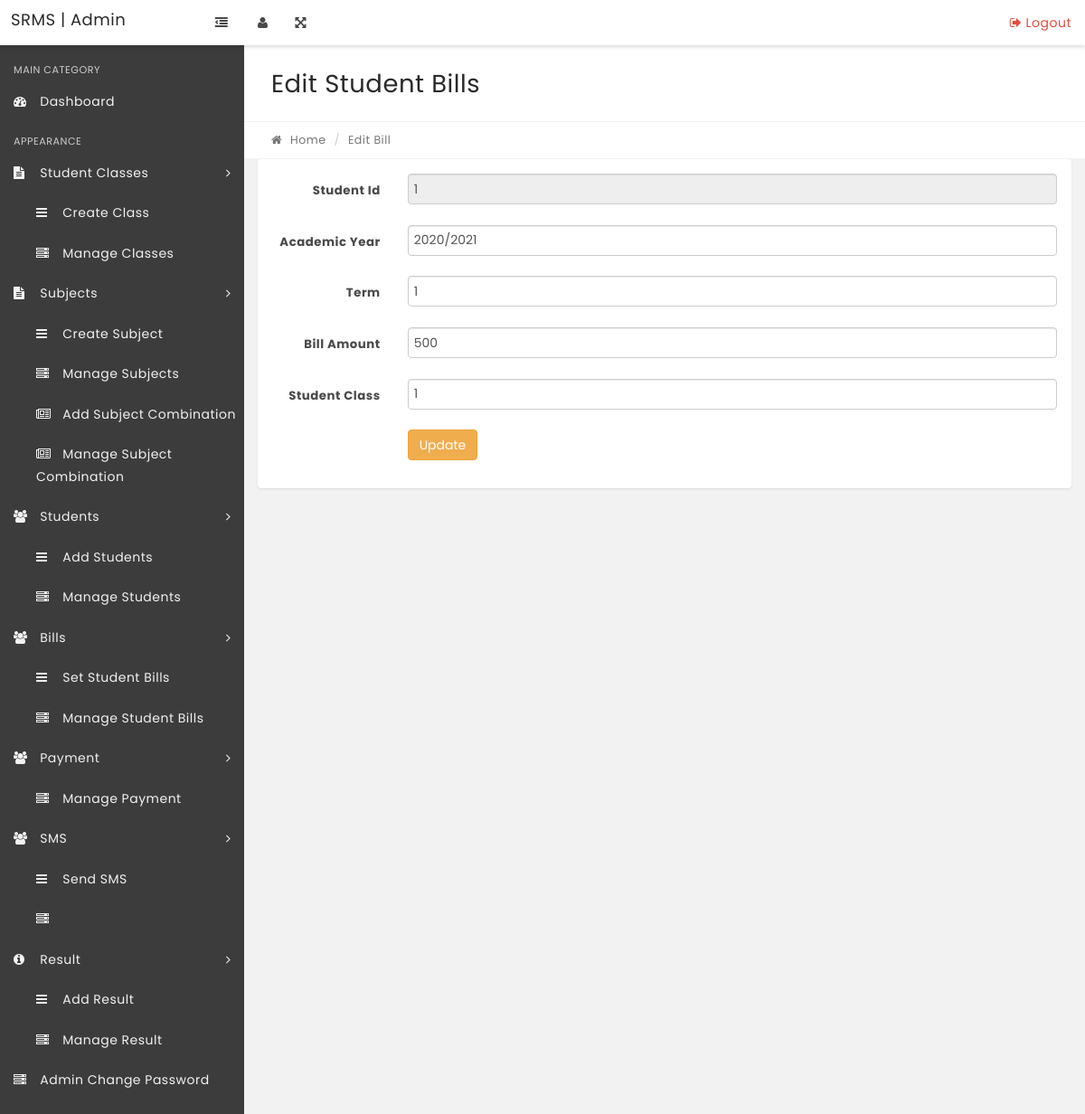
Screenshot of /edit-bill.php?id=1 with the database file from the repository.
### tables this page shows
CREATE TABLE `tblbills` (
  `id` int(11) NOT NULL,
  `studentNumber` varchar(250) DEFAULT NULL,
  `academicYear` varchar(250) DEFAULT NULL,
  `term` int(250) DEFAULT NULL,
  `billamount` varchar(250) DEFAULT NULL,
  `studentClass` varchar(250) DEFAULT NULL
);

### edit-bill.php (the view, shortened to what this page needs)
<?php
include('includes/config.php');
if (strlen($_SESSION['alogin']) == "") {
    header("Location: index.php");
} else {
    $id = intval($_GET['id']);
}
?>
    <!DOCTYPE html>
    <html lang="en">
    <head>
                <link rel="stylesheet" href="css/bootstrap.min.css" media="screen">
                <link rel="stylesheet" href="css/font-awesome.min.css" media="screen">
                <link rel="stylesheet" href="css/animate-css/animate.min.css" media="screen">
                <link rel="stylesheet" href="css/lobipanel/lobipanel.min.css" media="screen">
                <link rel="stylesheet" href="css/prism/prism.css" media="screen">
                <link rel="stylesheet" href="css/select2/select2.min.css">
                <link rel="stylesheet" href="css/main.css" media="screen">
    </head>
    <body class="top-navbar-fixed">
        <div class="main-wrapper">
            <?php include('includes/topbar.php'); ?>
            <div class="content-wrapper">
                <div class="content-container">
                    <?php include('includes/leftbar.php'); ?>
                    <div class="main-page">
                        <div class="container-fluid">
                            <div class="row page-title-div">
                                <div class="col-md-6">
                                    <h2 class="title">Edit Student Bills</h2>
                                </div>
                            </div>
                            <div class="row breadcrumb-div">
                                <div class="col-md-6">
                                    <ul class="breadcrumb">
                                        <li><a href="dashboard.php"><i class="fa fa-home"></i> Home</a></li>
                                        <li class="active">Edit Bill</li>
                                    </ul>
                                </div>
                            </div>
                        </div>
                        <div class="container-fluid">
                            <div class="row">
                                <div class="col-md-12">
                                    <div class="panel">
                                        <div class="panel-body">
                                            <form class="form-horizontal" method="post">
                                                <?php
                                               $sql = "SELECT * From tblbills where id=:id";
                                               $query = $dbh->prepare($sql);
                                                $query->bindParam(':id', $id, PDO::PARAM_STR);
                                                $query->execute();
                                                $results = $query->fetchAll(PDO::FETCH_OBJ);
                                                if ($query->rowCount() > 0) {
                                                    foreach ($results as $result) {  ?>
                                                        <div class="form-group">
                                                            <label for="default" class="col-sm-2 control-label">Student Id</label>
                                                            <div class="col-sm-10">
                                                            <input type="number" name="studentNumber" class="form-control" id="studentNumber" value="<?php echo htmlentities($result->studentNumber) ?>" required="required" autocomplete="off" readonly>
                                                            </div>
                                                        </div>
                                                        <div class="form-group">
                                                            <label for="default" class="col-sm-2 control-label">Academic Year</label>
                                                            <div class="col-sm-10">
                                                                <input type="text" name="academicYear" class="form-control" id="academicYear" value="<?php echo htmlentities($result->academicYear) ?>" required="required" autocomplete="off">
                                                            </div>
                                                        </div>
                                                        <div class="form-group">
                                                            <label for="default" class="col-sm-2 control-label">Term</label>
                                                            <div class="col-sm-10">
                                                                <input type="number" name="term" class="form-control" id="term" value="<?php echo htmlentities($result->term) ?>" required="required" autocomplete="off">
                                                            </div>
                                                        </div>
                                                        <div class="form-group">
                                                            <label for="default" class="col-sm-2 control-label">Bill Amount</label>
                                                            <div class="col-sm-10">
                                                                <input type="text" name="billamount" class="form-control" id="billamount" value="<?php echo htmlentities($result->billamount) ?>">
                                                            </div>
                                                        </div>
                                                        <div class="form-group">
                                                            <label for="text" class="col-sm-2 control-label">Student Class</label>
                                                            <div class="col-sm-10">
                                                                <input type="text" name="studentClass" class="form-control" value="<?php echo htmlentities($result->studentClass) ?>" id="studentClass">
                                                            </div>
                                                        </div>
                                                <?php }
                                                } ?>
                                                <div class="form-group">
                                                    <div class="col-sm-offset-2 col-sm-10">
                                                        <button type="submit" name="submit" class="btn btn-warning">Update</button>
                                                    </div>
                                                </div>
                                            </form>
                                        </div>
                                    </div>
                                </div>
                            </div>
                        </div>
                    </div>
                </div>
            </div>
    </body>
    </html>

### rows the page displays
tblbills: studentNumber "1", academicYear "2020/2021", term "1", billamount "500", studentClass "1"
